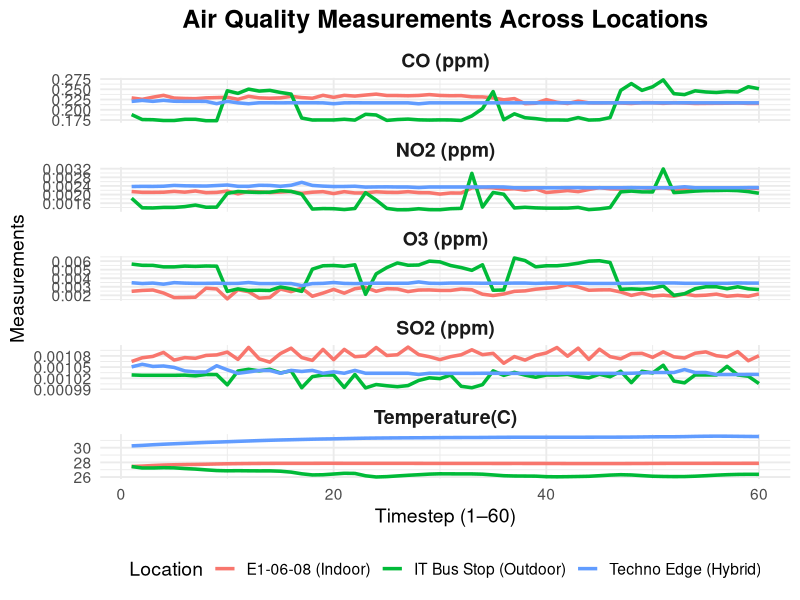
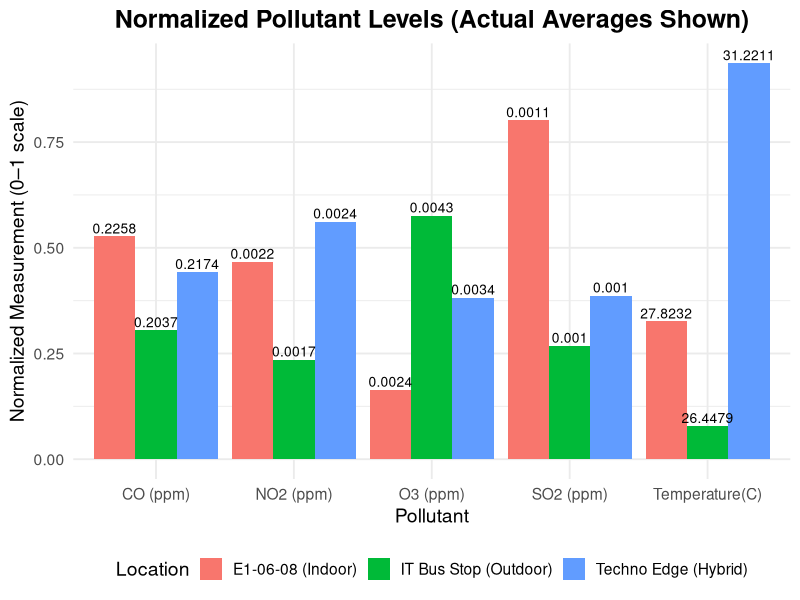
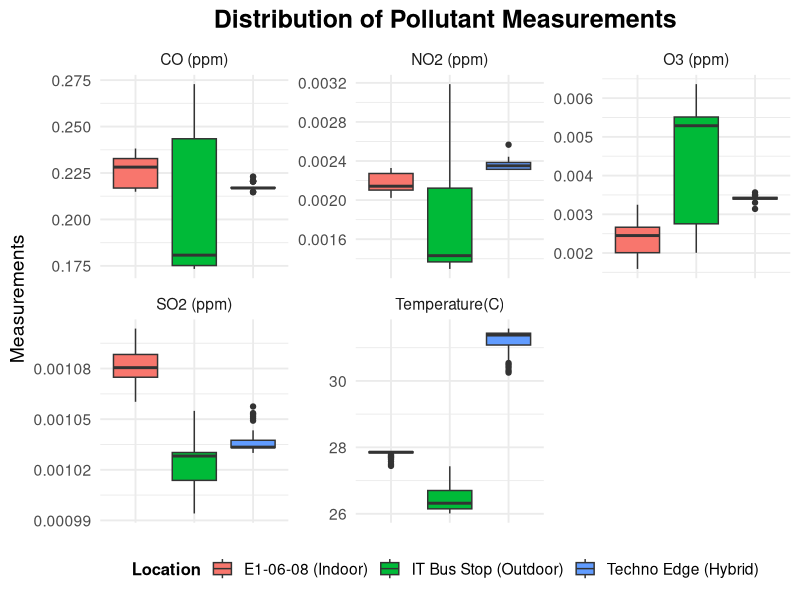
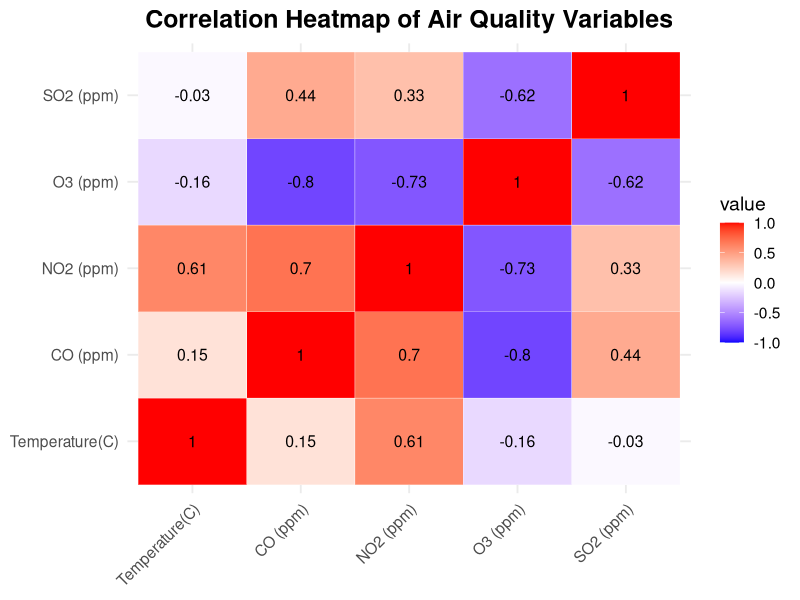
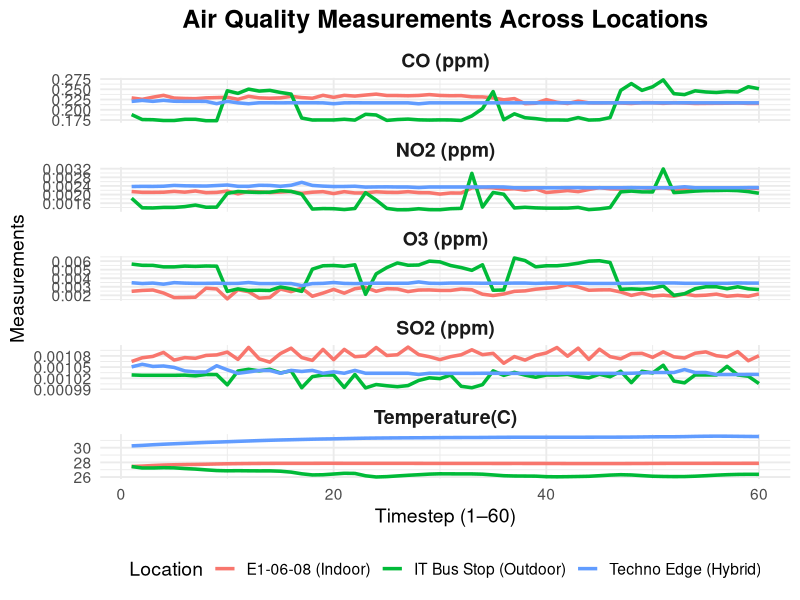
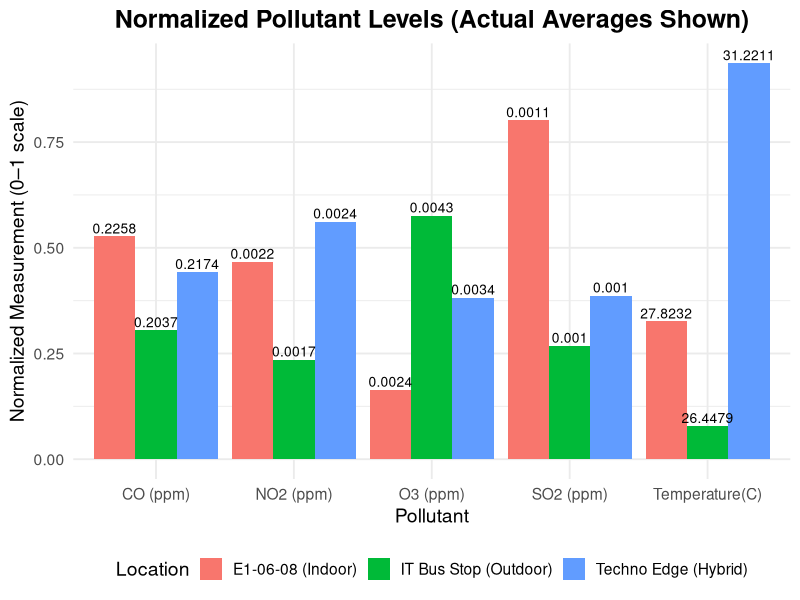
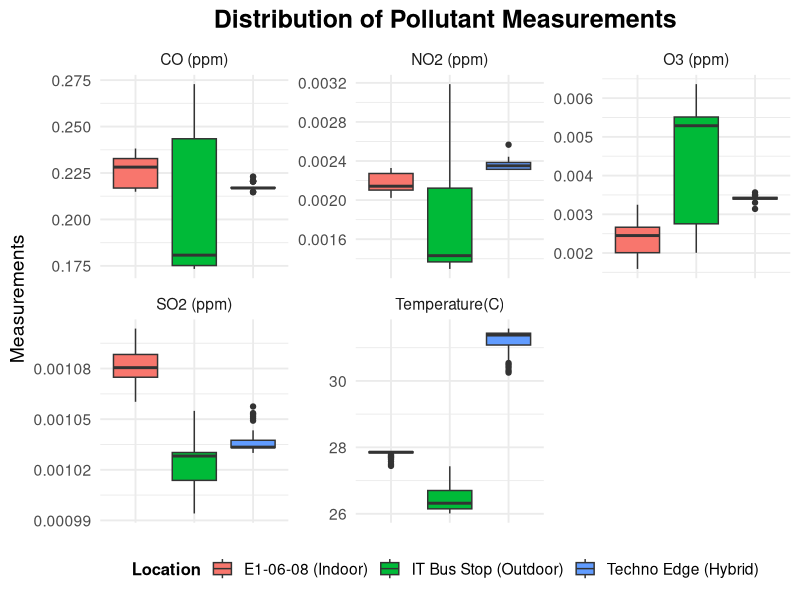
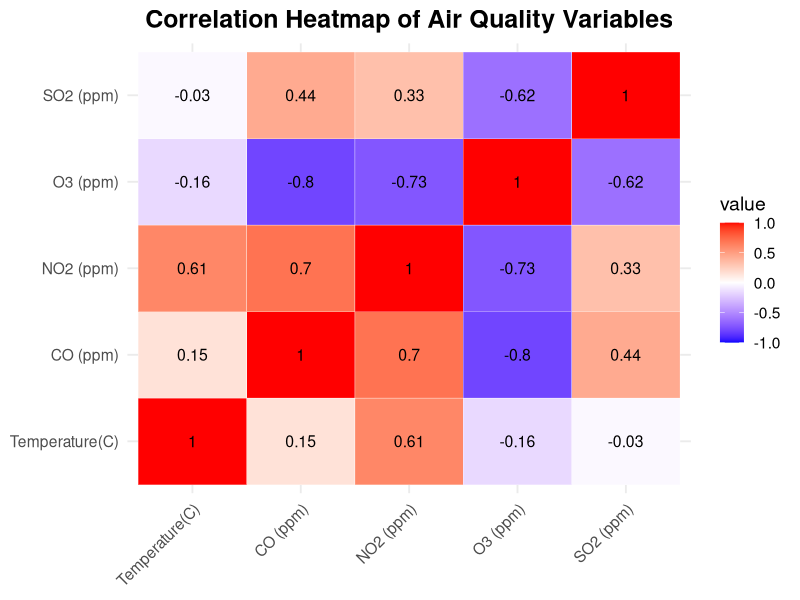

Recreate these plots in R, in order.
## ---- chunk 1
knitr::opts_chunk$set(echo = TRUE)
## ---- chunk 2
library(tidyverse)
library(readxl)
library(lubridate)
library(reshape2)
library(GGally)
## ---- chunk 3
e1 <- read_excel("data/E1-06-08.xlsx") %>%
  slice(1:60) %>%
  mutate(Location = "E1-06-08 (Indoor)")

techno <- read_excel("data/Techno Edge.xlsx") %>%
  slice(1:60) %>%
  mutate(Location = "Techno Edge (Hybrid)")

bus <- read_excel("data/IT Bus Stop.xlsx") %>%
  slice(1:60) %>%
  mutate(Location = "IT Bus Stop (Outdoor)")

data_all <- bind_rows(e1, techno, bus) %>%
  group_by(Location) %>%
  mutate(Timestep = row_number()) %>%
  ungroup()

data_long <- data_all %>%
  pivot_longer(
    cols = c(`Temperature(C)`, `CO (ppm)`, `NO2 (ppm)`, `O3 (ppm)`, `SO2 (ppm)`),
    names_to = "Pollutant",
    values_to = "Measurement"
  )
## ---- chunk 4
ggplot(data_long, aes(x = Timestep, y = Measurement, color = Location)) +
  geom_line(linewidth = 1.2) +
  facet_wrap(~ Pollutant, scales = "free_y", ncol = 1) +
  theme_minimal(base_size = 14) +
  labs(
    title = "Air Quality Measurements Across Locations",
    x = "Timestep (1–60)",
    y = "Measurements",
    color = "Location"
  ) +
  theme(
    plot.title = element_text(size = 18, face = "bold", hjust = 0.5),
    strip.text = element_text(size = 14, face = "bold"),
    legend.position = "bottom"
  )

ggsave("time_series_grid.png", width = 10, height = 12, dpi = 300)
## ---- chunk 5
data_norm <- data_long %>%
  group_by(Pollutant) %>%
  mutate(
    Normalized = (Measurement - min(Measurement, na.rm = TRUE)) /
                 (max(Measurement, na.rm = TRUE) - min(Measurement, na.rm = TRUE))
  ) %>%
  ungroup()

avg_norm <- data_norm %>%
  group_by(Location, Pollutant) %>%
  summarise(Normalized_Avg = mean(Normalized, na.rm = TRUE), .groups = "drop")

avg_actual <- data_long %>%
  group_by(Location, Pollutant) %>%
  summarise(Average_Value = mean(Measurement, na.rm = TRUE), .groups = "drop")

avg_combined <- left_join(avg_norm, avg_actual, by = c("Location", "Pollutant"))

ggplot(avg_combined, aes(x = Pollutant, y = Normalized_Avg, fill = Location)) +
  geom_bar(stat = "identity", position = position_dodge(width = 0.9)) +
  geom_text(
    aes(label = round(Average_Value, 4)),
    position = position_dodge(width = 0.9),
    vjust = -0.3,
    size = 3.5
  ) +
  theme_minimal(base_size = 14) +
  labs(
    title = "Normalized Pollutant Levels (Actual Averages Shown)",
    x = "Pollutant",
    y = "Normalized Measurement (0–1 scale)",
    fill = "Location"
  ) +
  theme(
    plot.title = element_text(size = 18, face = "bold", hjust = 0.5),
    legend.position = "bottom"
  )

ggsave("barchart_normalised.png", width = 10, height = 8, dpi = 300)
## ---- chunk 6
ggplot(data_long, aes(x = Location, y = Measurement, fill = Location)) +
  geom_boxplot(outlier.size = 1.5) +
  facet_wrap(~ Pollutant, scales = "free_y") +
  theme_minimal(base_size = 14) +
  labs(
    title = "Distribution of Pollutant Measurements",
    x = NULL,
    y = "Measurements",
    fill = "Location"
  ) +
  theme(
    plot.title = element_text(size = 18, face = "bold", hjust = 0.5),
    axis.text.x = element_blank(),
    axis.ticks.x = element_blank(),
    legend.position = "bottom",
    legend.title = element_text(size = 12, face = "bold")
  )

ggsave("boxplot_distribution.png", width = 10, height = 8, dpi = 300)
## ---- chunk 7
data_corr <- data_all %>%
  select(`Temperature(C)`, `CO (ppm)`, `NO2 (ppm)`, `O3 (ppm)`, `SO2 (ppm)`)

corr_matrix <- round(cor(data_corr, use = "complete.obs"), 2)

melted_corr <- melt(corr_matrix)

# Plot heatmap
ggplot(melted_corr, aes(Var1, Var2, fill = value)) +
  geom_tile(color = "white") +
  geom_text(aes(label = value), color = "black", size = 4) +
  scale_fill_gradient2(
    low = "blue", high = "red", mid = "white",
    midpoint = 0, limit = c(-1, 1)
  ) +
  theme_minimal(base_size = 14) +
  labs(
    title = "Correlation Heatmap of Air Quality Variables",
    x = NULL,
    y = NULL
  ) +
  theme(
    axis.text.x = element_text(angle = 45, vjust = 1, hjust = 1),
    plot.title = element_text(size = 18, face = "bold", hjust = 0.5)
  )

ggsave("heatmap_correlation.png", width = 8, height = 8, dpi = 300)
